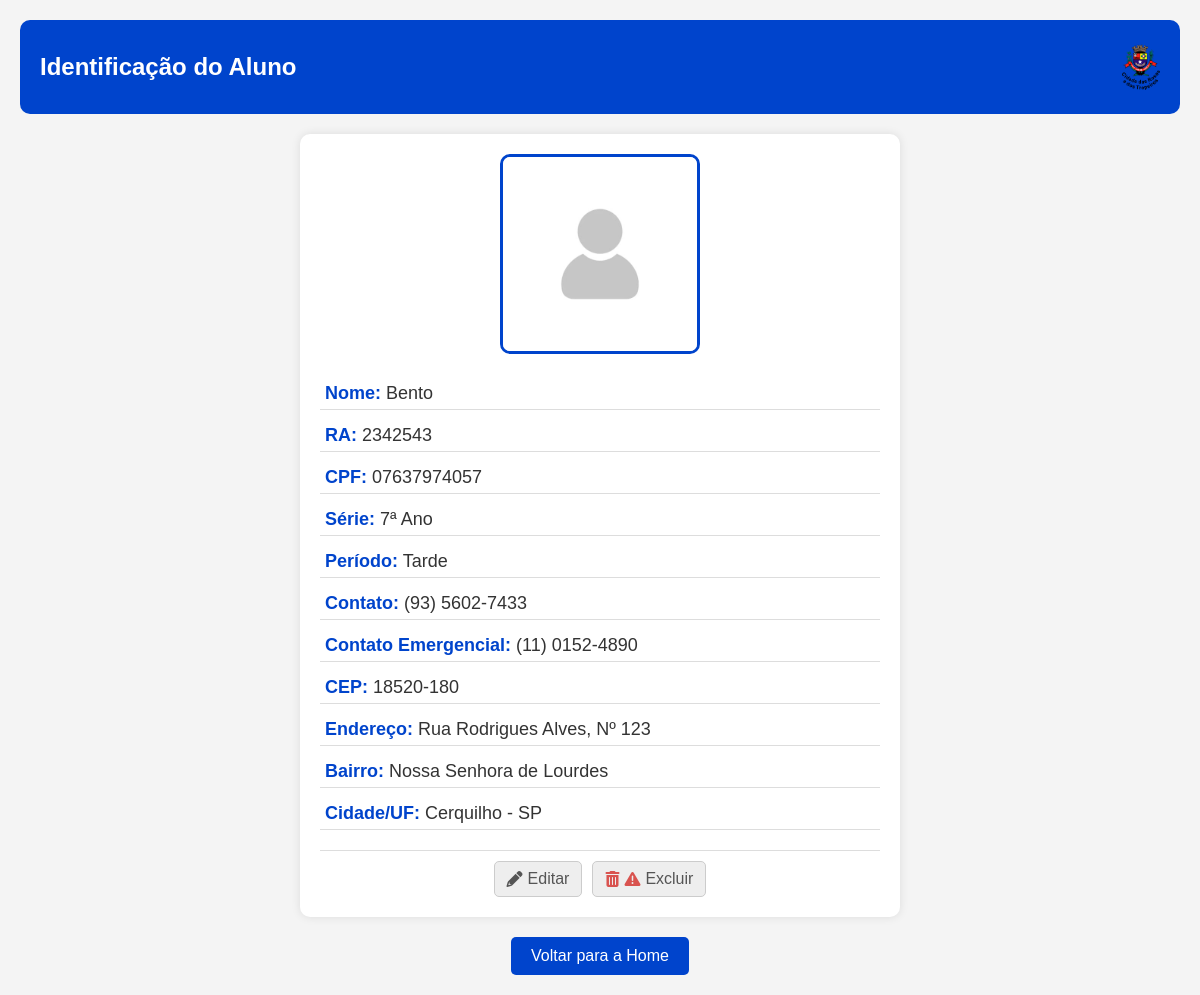
The page /detalhes_aluno/2342543/ (signed in) on the database its author committed.
### Sistema_Alunos/models.py (models this page shows, shortened)
class Aluno(models.Model):
    SERIES_CHOICES = [
        ('1ª Ano', '1ª Ano'),
        ('2ª Ano', '2ª Ano'),
        ('3ª Ano', '3ª Ano'),
        ('4ª Ano', '4ª Ano'),
        ('5ª Ano', '5ª Ano'),
        ('6ª Ano', '6ª Ano'),
        ('7ª Ano', '7ª Ano'),
        ('8ª Ano', '8ª Ano'),
        ('9ª Ano', '9ª Ano'),
    ]
    TURMA_CHOICES = [
        ('A', 'A'),
        ('B', 'B'),
        ('C', 'C'),
    ]
    PERIODO_CHOICES = [
        ('Manhã', 'Manhã'),
        ('Tarde', 'Tarde'),
    ]
    SEXO_CHOICES = [
        ('M', 'Masculino'),
        ('F', 'Feminino'),
        ('NI', 'Prefiro não informar'),
    ]
    DEFICIENCIA_CHOICES = [
        ('S', 'Sim'),
        ('N', 'Não'),
    ]
    foto = models.ImageField(upload_to='fotos/', default='fotos/default_rRsY7nC.png', blank=False)
    id_aluno = models.CharField(max_length=20, unique=True, blank=True, null=True)
    nome = models.CharField(max_length=100)
    nome_social = models.CharField(max_length=100, blank=True, null=True)
    cpf = models.CharField(max_length=14, unique=True, blank=True, null=True)
    data_nascimento = models.DateField(blank=True, null=True)
    contato = models.CharField(max_length=15, blank=True, null=True)
    contato_emergencial = models.CharField(max_length=15, blank=True, null=True)
    responsavel = models.CharField(max_length=100, blank=True, null=True)
    cep = models.CharField(max_length=9, blank=True, null=True)
    endereco = models.CharField(max_length=255, blank=True, null=True)
    numero = models.CharField(max_length=20, blank=True, null=True)
    bairro = models.CharField(max_length=100, blank=True, null=True)
    cidade = models.CharField(max_length=100, blank=True, null=True)
    uf = models.CharField(max_length=2, blank=True, null=True)
    sexo = models.CharField(max_length=2, choices=SEXO_CHOICES, default='NI')
    deficiencia = models.CharField(max_length=1, choices=DEFICIENCIA_CHOICES, default='N')
    deficiencia_qual = models.CharField(max_length=255, blank=True, null=True)
    serie = models.CharField(max_length=10, choices=SERIES_CHOICES)
    turma = models.CharField(max_length=1, choices=TURMA_CHOICES)
    periodo = models.CharField(max_length=10, choices=PERIODO_CHOICES)
    observacoes = models.TextField(blank=True, null=True)

### Sistema_Alunos/views.py (the view)
# urls.py: path('detalhes_aluno/<str:id_aluno>/', views.detalhes_aluno, name='detalhes_aluno'),
@login_required(login_url='login')
def detalhes_aluno(request, id_aluno):
    aluno = get_object_or_404(Aluno, id_aluno=id_aluno)
    return render(request, 'detalhes_aluno.html', {'aluno': aluno})

### Sistema_Alunos/templates/detalhes_aluno.html (shortened to what this page needs)
{% load static %}
<!DOCTYPE html>
<html lang="pt-br">
<head>
    <link rel="stylesheet" href="https://cdnjs.cloudflare.com/ajax/libs/font-awesome/6.0.0-beta3/css/all.min.css">
</head>
<body>
    <header>
        <h1>Identificação do Aluno</h1>
        <div class="header-image">
            <img src="{% static 'imagens/brasao3.png' %}" alt="Imagem do Cabeçalho">
        </div>
    </header>
    <div class="detalhes-container">
        <div class="foto-container">
            {% if aluno.foto %}
                <img src="{{ aluno.foto.url }}" alt="Foto do Aluno" class="foto-aluno">
            {% else %}
                <p>Nenhuma foto cadastrada.</p>
            {% endif %}
        </div>
        <div class="informacoes-aluno">
            <p><strong>Nome:</strong> {{ aluno.nome_social}}</p>
            <p><strong>RA:</strong> {{ aluno.id_aluno }}</p>
            <p><strong>CPF:</strong> {{ aluno.cpf }}</p>
            <p><strong>Série:</strong> {{ aluno.serie }}</p>
            <p><strong>Período:</strong> {{ aluno.periodo }}</p>
            <p><strong>Contato:</strong> {{ aluno.contato }}</p>
            <p><strong>Contato Emergencial:</strong> {{ aluno.contato_emergencial }}</p>
            <p><strong>CEP:</strong> {{ aluno.cep|default:"Não informado" }}</p>
            <p><strong>Endereço:</strong> {{ aluno.endereco|default:"Não informado" }}, Nº {{ aluno.numero|default:"S/N" }}</p>
            <p><strong>Bairro:</strong> {{ aluno.bairro|default:"Não informado" }}</p>
            <p><strong>Cidade/UF:</strong> {{ aluno.cidade|default:"Não informada" }} - {{ aluno.uf|default:"--" }}</p>
            <div class="acoes-aluno">
                <a href="{% url 'editar_aluno' aluno.id_aluno %}" class="editar-botao"><i class="fas fa-pencil"></i> Editar</a>
                <a href="{% url 'excluir_aluno' aluno.id_aluno %}" class="excluir-botao"><i class="fas fa-trash-can"></i><i class="fas fa-exclamation-triangle"></i> Excluir</a>
            </div>
        </div>
    </div>
    <div class="voltar-home">
        <a href="{% url 'index' %}"><button>Voltar para a Home</button></a>
    </div>
</body>
</html>

### Sistema_Alunos/templates/detalhes_aluno.html (style rules this page uses)
* { margin: 0; padding: 0; box-sizing: border-box; font-family: Arial, sans-serif; }
body { background-color: #f4f4f4; color: #333; text-align: center; padding: 20px; }
header { background-color: #0044cc; color: white; padding: 20px; border-radius: 10px; margin-bottom: 20px; display: flex; align-items: center; justify-content: space-between; }
header h1 { font-size: 24px; }
.header-image img { height: 50px; }
.detalhes-container { background: white; padding: 20px; border-radius: 10px; box-shadow: 0 0 10px rgba(0, 0, 0, 0.1); max-width: 600px; margin: auto; }
.foto-container { text-align: center; margin-bottom: 20px; }
.foto-aluno { width: 200px; height: 200px; border-radius: 10px; object-fit: cover; border: 3px solid #0044cc; }
.informacoes-aluno p { font-size: 18px; margin: 10px 0; text-align: left; padding: 5px; border-bottom: 1px solid #ddd; }
.informacoes-aluno p strong { color: #0044cc; }
.acoes-aluno { display: flex; justify-content: center; gap: 10px; margin-top: 20px; padding-top: 10px; border-top: 1px solid #ddd; }
.acoes-aluno a { display: inline-flex; align-items: center; justify-content: center; color: #555; background-color: #eee; border: 1px solid #ccc; border-radius: 5px; padding: 8px 12px; text-decoration: none; font-size: 16px; transition: background-color 0.3s ease; }
.acoes-aluno a i { margin-right: 5px; }
.excluir-botao i { color: #d9534f; }
.voltar-home { margin-top: 20px; }
.voltar-home button { background-color: #0044cc; color: white; padding: 10px 20px; border: none; border-radius: 5px; cursor: pointer; font-size: 16px; }

### rows shown on the page
Aluno: foto (placeholder picture), nome_social "Bento", id_aluno "2342543", cpf "07637974057", serie "7ª Ano", periodo "Tarde", contato "(93) 5602-7433", contato_emergencial "(11) 0152-4890", cep "18520-180", endereco "Rua Rodrigues Alves", numero "123", bairro "Nossa Senhora de Lourdes", cidade "Cerquilho", uf "SP"
